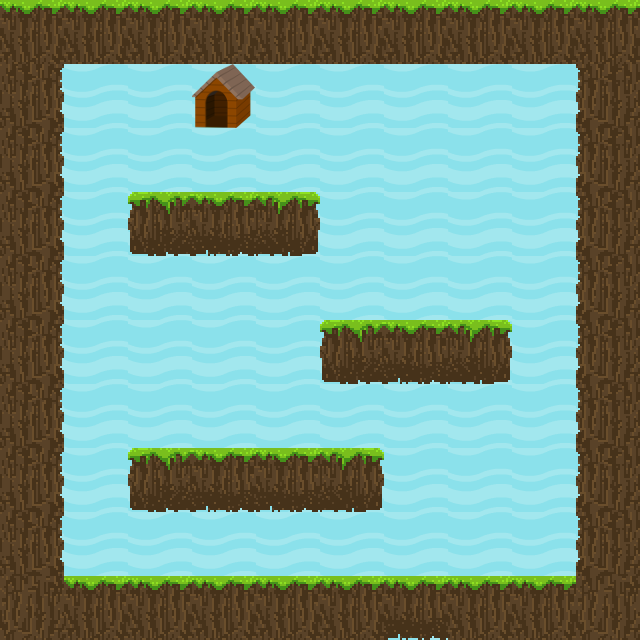

Below is a game level as drawn by its tile map, then a one-line description and the .tmx that defines it (tile-layer data replaced by summaries):
An orthogonal 10x10 tile map with 64x64 px tiles, 2 tile layers (Tile Layer 1, Tile Layer 2), 2 tilesets.

<map version="1.0" orientation="orthogonal" renderorder="right-down" width="10" height="10" tilewidth="64" tileheight="64" nextobjectid="1">
 <tileset firstgid="1" name="Tiles_64x64" tilewidth="64" tileheight="64" tilecount="64" columns="8">
  <image source="Tiles_64x64.png" width="512" height="512" />
  <tile id="0">
   <properties>
    <property name="solid" value="true" />
   </properties>
  </tile>
  <tile id="1">
   <properties>
    <property name="solid" value="true" />
   </properties>
  </tile>
  <tile id="2">
   <properties>
    <property name="solid" value="true" />
   </properties>
  </tile>
  <tile id="3">
   <properties>
    <property name="solid" value="true" />
   </properties>
  </tile>
  <tile id="4">
   <properties>
    <property name="solid" value="true" />
   </properties>
  </tile>
  <tile id="10">
   <properties>
    <property name="solid" value="true" />
   </properties>
  </tile>
  <tile id="21">
   <properties>
    <property name="solid" value="true" />
   </properties>
  </tile>
  <tile id="22">
   <properties>
    <property name="solid" value="true" />
   </properties>
  </tile>
  <tile id="50">
   <properties>
    <property name="playerspawn" value="true" />
   </properties>
  </tile>
  <tile id="51">
   <properties>
    <property name="enemyspawn" value="true" />
   </properties>
  </tile>
  <tile id="62">
   <properties>
    <property name="solid" value="true" />
   </properties>
  </tile>
 </tileset>
 <tileset firstgid="65" name="liquidWater" tilewidth="64" tileheight="64" tilecount="1" columns="1">
  <image source="liquidWater.png" width="70" height="70" />
 </tileset>
 <layer name="Tile Layer 1" width="10" height="10">
  <data>[100 cells, 100 non-empty, 1 distinct tile ids]</data>
 </layer>
 <layer name="Tile Layer 2" width="10" height="10">
  <data>[100 cells, 50 non-empty, 9 distinct tile ids]</data>
 </layer>
</map>
